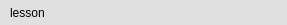
<?xml version="1.0" encoding="UTF-8"?>
<ui version="4.0">
 <class>Lesson</class>
 <widget class="QWidget" name="Lesson">
  <property name="geometry">
   <rect>
    <x>0</x>
    <y>0</y>
    <width>287</width>
    <height>25</height>
   </rect>
  </property>
  <property name="minimumSize">
   <size>
    <width>0</width>
    <height>25</height>
   </size>
  </property>
  <property name="maximumSize">
   <size>
    <width>16777215</width>
    <height>25</height>
   </size>
  </property>
  <property name="windowTitle">
   <string>Form</string>
  </property>
  <layout class="QVBoxLayout" name="verticalLayout">
   <property name="spacing">
    <number>0</number>
   </property>
   <property name="leftMargin">
    <number>0</number>
   </property>
   <property name="topMargin">
    <number>0</number>
   </property>
   <property name="rightMargin">
    <number>0</number>
   </property>
   <property name="bottomMargin">
    <number>0</number>
   </property>
   <item>
    <widget class="QPushButton" name="btn">
     <property name="minimumSize">
      <size>
       <width>0</width>
       <height>25</height>
      </size>
     </property>
     <property name="maximumSize">
      <size>
       <width>16777215</width>
       <height>25</height>
      </size>
     </property>
     <property name="cursor">
      <cursorShape>PointingHandCursor</cursorShape>
     </property>
     <property name="focusPolicy">
      <enum>Qt::NoFocus</enum>
     </property>
     <property name="styleSheet">
      <string notr="true">QPushButton {
	border: none;
	background-color: #e0e0e0;
	color: #000000;
	text-align: left;
	padding-left: 10px;
}

QPushButton::hover {
	border: none;
	background-color: #c0c0c0;
	color: #000000;
	text-align: left;
	padding-left: 10px;
}</string>
     </property>
     <property name="text">
      <string>lesson</string>
     </property>
    </widget>
   </item>
  </layout>
 </widget>
 <resources/>
 <connections/>
</ui>
